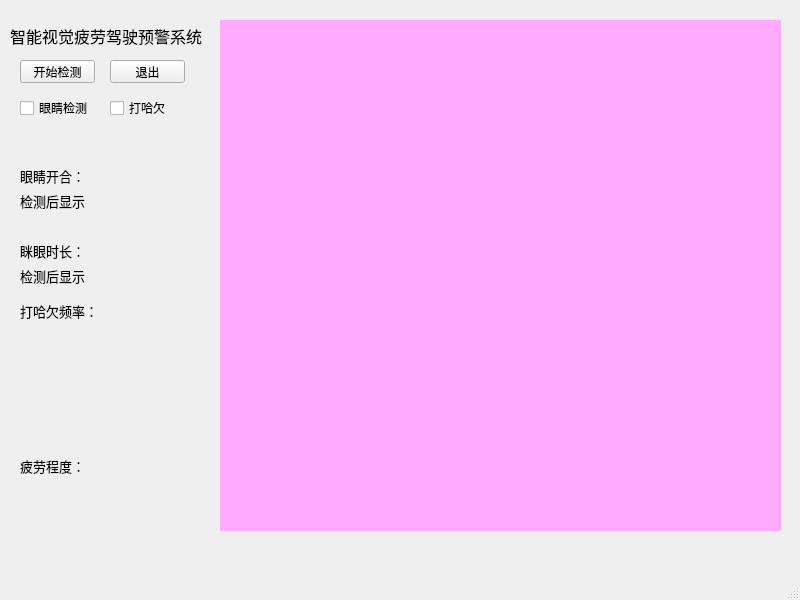
<?xml version="1.0" encoding="UTF-8"?>
<ui version="4.0">
 <class>MainWindow</class>
 <widget class="QMainWindow" name="MainWindow">
  <property name="geometry">
   <rect>
    <x>0</x>
    <y>0</y>
    <width>800</width>
    <height>600</height>
   </rect>
  </property>
  <property name="windowTitle">
   <string>MainWindow</string>
  </property>
  <widget class="QWidget" name="centralwidget">
   <widget class="QLabel" name="label">
    <property name="geometry">
     <rect>
      <x>10</x>
      <y>10</y>
      <width>201</width>
      <height>51</height>
     </rect>
    </property>
    <property name="font">
     <font>
      <pointsize>12</pointsize>
     </font>
    </property>
    <property name="text">
     <string>智能视觉疲劳驾驶预警系统</string>
    </property>
   </widget>
   <widget class="QPushButton" name="button_open_camera">
    <property name="geometry">
     <rect>
      <x>20</x>
      <y>60</y>
      <width>75</width>
      <height>23</height>
     </rect>
    </property>
    <property name="text">
     <string>开始检测</string>
    </property>
   </widget>
   <widget class="QPushButton" name="button_close">
    <property name="geometry">
     <rect>
      <x>110</x>
      <y>60</y>
      <width>75</width>
      <height>23</height>
     </rect>
    </property>
    <property name="text">
     <string>退出</string>
    </property>
   </widget>
   <widget class="QLabel" name="label_2">
    <property name="geometry">
     <rect>
      <x>20</x>
      <y>160</y>
      <width>101</width>
      <height>31</height>
     </rect>
    </property>
    <property name="font">
     <font>
      <pointsize>10</pointsize>
     </font>
    </property>
    <property name="text">
     <string>眼睛开合：</string>
    </property>
   </widget>
   <widget class="QLabel" name="label_3">
    <property name="geometry">
     <rect>
      <x>20</x>
      <y>240</y>
      <width>101</width>
      <height>21</height>
     </rect>
    </property>
    <property name="font">
     <font>
      <pointsize>10</pointsize>
     </font>
    </property>
    <property name="text">
     <string>眯眼时长：</string>
    </property>
   </widget>
   <widget class="QLabel" name="label_4">
    <property name="geometry">
     <rect>
      <x>20</x>
      <y>300</y>
      <width>91</width>
      <height>21</height>
     </rect>
    </property>
    <property name="font">
     <font>
      <pointsize>10</pointsize>
     </font>
    </property>
    <property name="text">
     <string>打哈欠频率：</string>
    </property>
   </widget>
   <widget class="QLabel" name="label_5">
    <property name="geometry">
     <rect>
      <x>20</x>
      <y>450</y>
      <width>131</width>
      <height>31</height>
     </rect>
    </property>
    <property name="font">
     <font>
      <pointsize>10</pointsize>
     </font>
    </property>
    <property name="text">
     <string>疲劳程度：</string>
    </property>
   </widget>
   <widget class="QLabel" name="label_show_camera">
    <property name="geometry">
     <rect>
      <x>220</x>
      <y>20</y>
      <width>561</width>
      <height>511</height>
     </rect>
    </property>
    <property name="font">
     <font>
      <pointsize>9</pointsize>
     </font>
    </property>
    <property name="mouseTracking">
     <bool>true</bool>
    </property>
    <property name="styleSheet">
     <string notr="true">background-color:rgb(255, 170, 255)</string>
    </property>
    <property name="text">
     <string/>
    </property>
    <property name="wordWrap">
     <bool>false</bool>
    </property>
    <property name="openExternalLinks">
     <bool>false</bool>
    </property>
   </widget>
   <widget class="QLabel" name="label_wink">
    <property name="geometry">
     <rect>
      <x>20</x>
      <y>190</y>
      <width>91</width>
      <height>21</height>
     </rect>
    </property>
    <property name="font">
     <font>
      <pointsize>10</pointsize>
     </font>
    </property>
    <property name="text">
     <string>检测后显示</string>
    </property>
   </widget>
   <widget class="QLabel" name="label_squint">
    <property name="geometry">
     <rect>
      <x>20</x>
      <y>260</y>
      <width>71</width>
      <height>31</height>
     </rect>
    </property>
    <property name="font">
     <font>
      <pointsize>10</pointsize>
     </font>
    </property>
    <property name="text">
     <string>检测后显示</string>
    </property>
   </widget>
   <widget class="QCheckBox" name="checkBox_eyes">
    <property name="geometry">
     <rect>
      <x>20</x>
      <y>100</y>
      <width>71</width>
      <height>16</height>
     </rect>
    </property>
    <property name="text">
     <string>眼睛检测</string>
    </property>
   </widget>
   <widget class="QCheckBox" name="checkBox_mouse">
    <property name="geometry">
     <rect>
      <x>110</x>
      <y>100</y>
      <width>71</width>
      <height>16</height>
     </rect>
    </property>
    <property name="text">
     <string>打哈欠</string>
    </property>
   </widget>
  </widget>
  <widget class="QMenuBar" name="menubar">
   <property name="geometry">
    <rect>
     <x>0</x>
     <y>0</y>
     <width>800</width>
     <height>22</height>
    </rect>
   </property>
  </widget>
  <widget class="QStatusBar" name="statusbar"/>
 </widget>
 <resources/>
 <connections/>
</ui>
